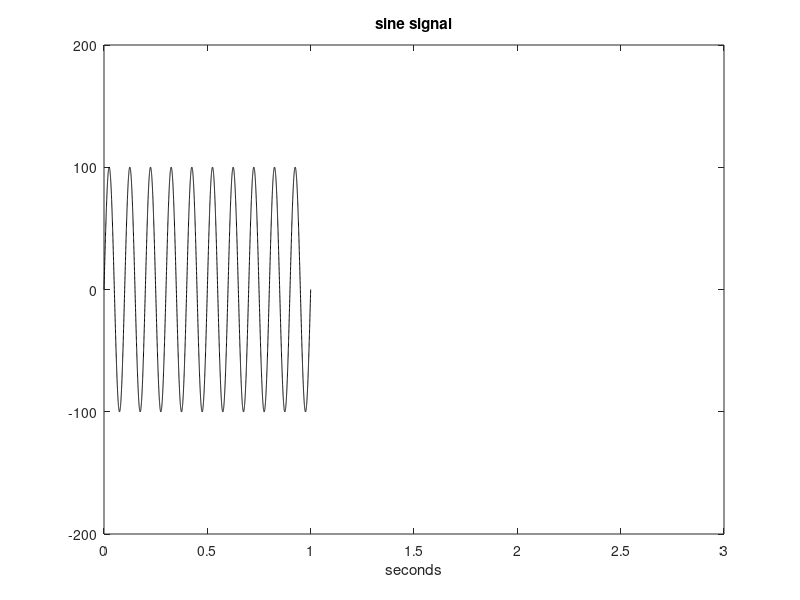

Write the MATLAB code that produced this figure.
% Sine signal
fy=10; %signal frequency in Hz
wy=2*pi*fy; %signal frequency in rad/s
fs=6000; %sampling frequency in Hz
tiv=1/fs; %time interval between samples;
t=0:tiv:1; %time intervals set, 180 values
y=(100*sin(wy*t))%.*(50*tan(wy*t)); %signal data set
plot(t,y,'k'); %plots figure
axis([0 3 -200 200]);
xlabel('seconds'); title('sine signal');
sound(y,fs);